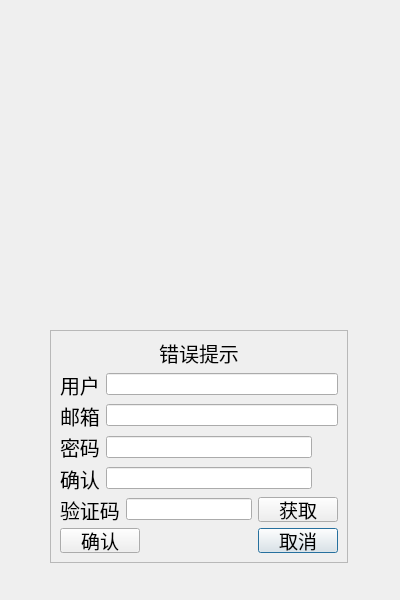
<?xml version="1.0" encoding="UTF-8"?>
<ui version="4.0">
 <class>RegisterDialog</class>
 <widget class="QDialog" name="RegisterDialog">
  <property name="geometry">
   <rect>
    <x>0</x>
    <y>0</y>
    <width>400</width>
    <height>600</height>
   </rect>
  </property>
  <property name="minimumSize">
   <size>
    <width>400</width>
    <height>600</height>
   </size>
  </property>
  <property name="maximumSize">
   <size>
    <width>400</width>
    <height>600</height>
   </size>
  </property>
  <property name="windowTitle">
   <string>Dialog</string>
  </property>
  <property name="styleSheet">
   <string notr="true"/>
  </property>
  <widget class="QStackedWidget" name="stackedWidget">
   <property name="geometry">
    <rect>
     <x>10</x>
     <y>280</y>
     <width>381</width>
     <height>311</height>
    </rect>
   </property>
   <property name="currentIndex">
    <number>0</number>
   </property>
   <widget class="QWidget" name="page">
    <widget class="QFrame" name="frame">
     <property name="geometry">
      <rect>
       <x>40</x>
       <y>50</y>
       <width>298</width>
       <height>233</height>
      </rect>
     </property>
     <property name="frameShape">
      <enum>QFrame::StyledPanel</enum>
     </property>
     <property name="frameShadow">
      <enum>QFrame::Raised</enum>
     </property>
     <layout class="QGridLayout" name="gridLayout">
      <item row="1" column="0" colspan="3">
       <layout class="QHBoxLayout" name="horizontalLayout_5">
        <item>
         <widget class="QLabel" name="lab_user_logup">
          <property name="maximumSize">
           <size>
            <width>50</width>
            <height>16777215</height>
           </size>
          </property>
          <property name="font">
           <font>
            <family>方正水黑简体</family>
            <pointsize>15</pointsize>
           </font>
          </property>
          <property name="text">
           <string>用户</string>
          </property>
         </widget>
        </item>
        <item>
         <widget class="QLineEdit" name="lineEdit_user">
          <property name="maximumSize">
           <size>
            <width>16777215</width>
            <height>16777215</height>
           </size>
          </property>
         </widget>
        </item>
       </layout>
      </item>
      <item row="3" column="0" colspan="3">
       <layout class="QHBoxLayout" name="horizontalLayout_7">
        <item>
         <widget class="QLabel" name="lab_pass_logup">
          <property name="maximumSize">
           <size>
            <width>50</width>
            <height>16777215</height>
           </size>
          </property>
          <property name="font">
           <font>
            <family>方正水黑简体</family>
            <pointsize>15</pointsize>
           </font>
          </property>
          <property name="text">
           <string>密码</string>
          </property>
         </widget>
        </item>
        <item>
         <widget class="QLineEdit" name="lineEdit_code">
          <property name="maximumSize">
           <size>
            <width>16777215</width>
            <height>16777215</height>
           </size>
          </property>
         </widget>
        </item>
        <item>
         <widget class="ClickedLabel" name="pass_visible">
          <property name="minimumSize">
           <size>
            <width>20</width>
            <height>20</height>
           </size>
          </property>
          <property name="maximumSize">
           <size>
            <width>20</width>
            <height>20</height>
           </size>
          </property>
          <property name="styleSheet">
           <string notr="true"/>
          </property>
          <property name="text">
           <string/>
          </property>
         </widget>
        </item>
       </layout>
      </item>
      <item row="6" column="2">
       <widget class="QPushButton" name="btn_cancel">
        <property name="font">
         <font>
          <family>方正水黑简体</family>
          <pointsize>14</pointsize>
         </font>
        </property>
        <property name="text">
         <string>取消</string>
        </property>
       </widget>
      </item>
      <item row="6" column="1">
       <spacer name="horizontalSpacer">
        <property name="orientation">
         <enum>Qt::Horizontal</enum>
        </property>
        <property name="sizeHint" stdset="0">
         <size>
          <width>106</width>
          <height>20</height>
         </size>
        </property>
       </spacer>
      </item>
      <item row="0" column="0" colspan="3">
       <widget class="QLabel" name="lab_tip">
        <property name="font">
         <font>
          <family>方正水黑简体</family>
          <pointsize>15</pointsize>
         </font>
        </property>
        <property name="text">
         <string>错误提示</string>
        </property>
        <property name="alignment">
         <set>Qt::AlignCenter</set>
        </property>
       </widget>
      </item>
      <item row="4" column="0" colspan="3">
       <layout class="QHBoxLayout" name="horizontalLayout_8">
        <item>
         <widget class="QLabel" name="lab_sure">
          <property name="maximumSize">
           <size>
            <width>50</width>
            <height>16777215</height>
           </size>
          </property>
          <property name="font">
           <font>
            <family>方正水黑简体</family>
            <pointsize>15</pointsize>
           </font>
          </property>
          <property name="text">
           <string>确认</string>
          </property>
         </widget>
        </item>
        <item>
         <widget class="QLineEdit" name="lineEdit_code_sure">
          <property name="maximumSize">
           <size>
            <width>16777215</width>
            <height>16777215</height>
           </size>
          </property>
         </widget>
        </item>
        <item>
         <widget class="ClickedLabel" name="confirm_visible">
          <property name="minimumSize">
           <size>
            <width>20</width>
            <height>20</height>
           </size>
          </property>
          <property name="maximumSize">
           <size>
            <width>20</width>
            <height>20</height>
           </size>
          </property>
          <property name="styleSheet">
           <string notr="true"/>
          </property>
          <property name="text">
           <string/>
          </property>
         </widget>
        </item>
       </layout>
      </item>
      <item row="2" column="0" colspan="3">
       <layout class="QHBoxLayout" name="horizontalLayout_6">
        <item>
         <widget class="QLabel" name="lab_email">
          <property name="maximumSize">
           <size>
            <width>50</width>
            <height>16777215</height>
           </size>
          </property>
          <property name="font">
           <font>
            <family>方正水黑简体</family>
            <pointsize>15</pointsize>
           </font>
          </property>
          <property name="text">
           <string>邮箱</string>
          </property>
         </widget>
        </item>
        <item>
         <widget class="QLineEdit" name="lineEdit_email">
          <property name="maximumSize">
           <size>
            <width>16777215</width>
            <height>16777215</height>
           </size>
          </property>
         </widget>
        </item>
       </layout>
      </item>
      <item row="6" column="0">
       <widget class="QPushButton" name="btn_sure">
        <property name="font">
         <font>
          <family>方正水黑简体</family>
          <pointsize>14</pointsize>
         </font>
        </property>
        <property name="text">
         <string>确认</string>
        </property>
       </widget>
      </item>
      <item row="5" column="0" colspan="3">
       <layout class="QHBoxLayout" name="horizontalLayout_9">
        <item>
         <widget class="QLabel" name="lab_verify">
          <property name="maximumSize">
           <size>
            <width>80</width>
            <height>16777215</height>
           </size>
          </property>
          <property name="font">
           <font>
            <family>方正水黑简体</family>
            <pointsize>15</pointsize>
           </font>
          </property>
          <property name="text">
           <string>验证码</string>
          </property>
         </widget>
        </item>
        <item>
         <widget class="QLineEdit" name="lineEdit_verifycode">
          <property name="maximumSize">
           <size>
            <width>160</width>
            <height>16777215</height>
           </size>
          </property>
         </widget>
        </item>
        <item>
         <widget class="TimerBtn" name="btn_acquire">
          <property name="font">
           <font>
            <family>方正水黑简体</family>
            <pointsize>14</pointsize>
           </font>
          </property>
          <property name="text">
           <string>获取</string>
          </property>
         </widget>
        </item>
       </layout>
      </item>
     </layout>
    </widget>
   </widget>
   <widget class="QWidget" name="page_2">
    <widget class="QLabel" name="lab_tip_return">
     <property name="geometry">
      <rect>
       <x>80</x>
       <y>70</y>
       <width>221</width>
       <height>20</height>
      </rect>
     </property>
     <property name="text">
      <string>注册成功，5s后返回登录</string>
     </property>
     <property name="alignment">
      <set>Qt::AlignCenter</set>
     </property>
    </widget>
    <widget class="QLabel" name="lab_tip_click">
     <property name="geometry">
      <rect>
       <x>80</x>
       <y>130</y>
       <width>221</width>
       <height>20</height>
      </rect>
     </property>
     <property name="text">
      <string>可点击返回按钮直接返回登录界面</string>
     </property>
     <property name="alignment">
      <set>Qt::AlignCenter</set>
     </property>
    </widget>
    <widget class="QPushButton" name="return_btn">
     <property name="geometry">
      <rect>
       <x>140</x>
       <y>210</y>
       <width>80</width>
       <height>23</height>
      </rect>
     </property>
     <property name="text">
      <string>返回登录</string>
     </property>
    </widget>
   </widget>
  </widget>
  <widget class="QLabel" name="lab_photo">
   <property name="geometry">
    <rect>
     <x>2</x>
     <y>4</y>
     <width>391</width>
     <height>301</height>
    </rect>
   </property>
   <property name="text">
    <string/>
   </property>
   <property name="alignment">
    <set>Qt::AlignCenter</set>
   </property>
  </widget>
 </widget>
 <customwidgets>
  <customwidget>
   <class>ClickedLabel</class>
   <extends>QLabel</extends>
   <header>clickedlabel.h</header>
  </customwidget>
  <customwidget>
   <class>TimerBtn</class>
   <extends>QPushButton</extends>
   <header>timerbtn.h</header>
  </customwidget>
 </customwidgets>
 <resources/>
 <connections/>
</ui>
